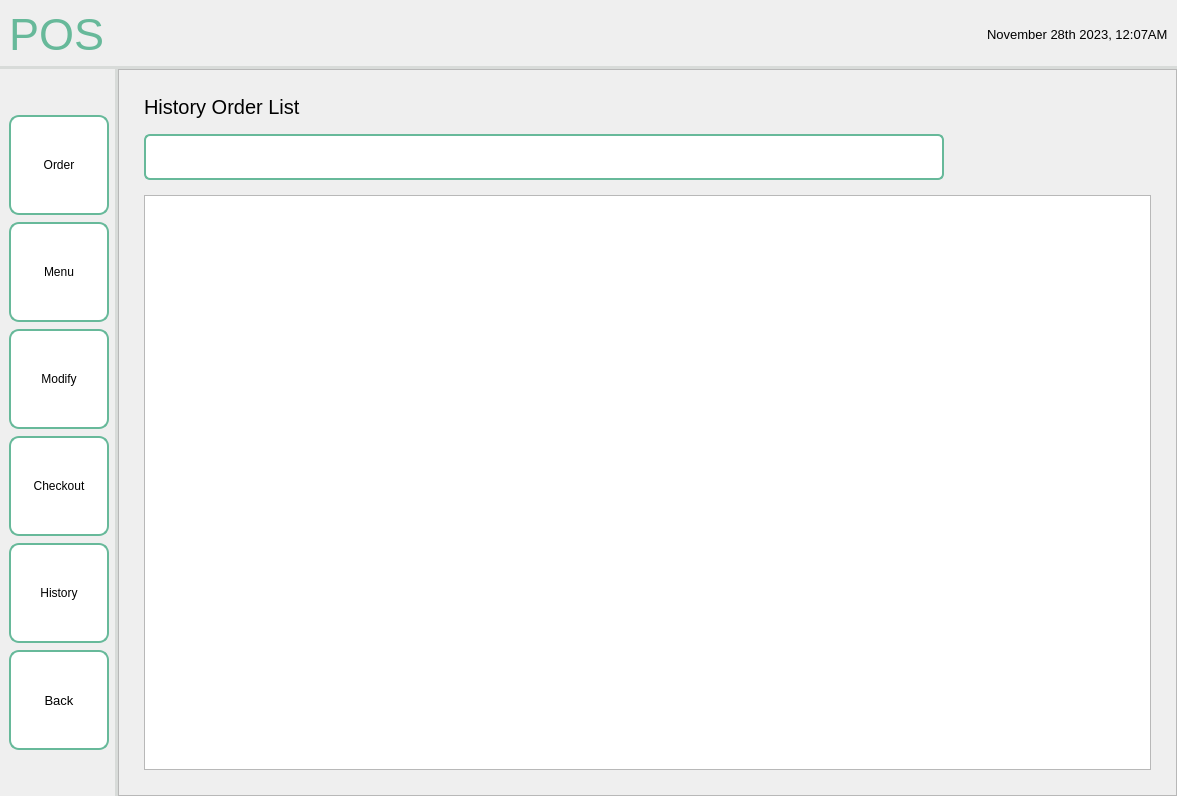
<?xml version="1.0" encoding="UTF-8"?>
<ui version="4.0">
 <class>MainWindow</class>
 <widget class="QMainWindow" name="MainWindow">
  <property name="geometry">
   <rect>
    <x>0</x>
    <y>0</y>
    <width>1177</width>
    <height>796</height>
   </rect>
  </property>
  <property name="windowTitle">
   <string>MainWindow</string>
  </property>
  <widget class="QWidget" name="centralwidget">
   <layout class="QHBoxLayout" name="horizontalLayout">
    <property name="leftMargin">
     <number>0</number>
    </property>
    <property name="topMargin">
     <number>0</number>
    </property>
    <property name="rightMargin">
     <number>0</number>
    </property>
    <property name="bottomMargin">
     <number>0</number>
    </property>
    <item>
     <widget class="QFrame" name="frame">
      <property name="sizePolicy">
       <sizepolicy hsizetype="Preferred" vsizetype="Preferred">
        <horstretch>0</horstretch>
        <verstretch>0</verstretch>
       </sizepolicy>
      </property>
      <property name="frameShape">
       <enum>QFrame::NoFrame</enum>
      </property>
      <property name="frameShadow">
       <enum>QFrame::Plain</enum>
      </property>
      <layout class="QGridLayout" name="gridLayout">
       <property name="leftMargin">
        <number>0</number>
       </property>
       <property name="topMargin">
        <number>0</number>
       </property>
       <property name="rightMargin">
        <number>0</number>
       </property>
       <property name="bottomMargin">
        <number>0</number>
       </property>
       <property name="spacing">
        <number>0</number>
       </property>
       <item row="1" column="0">
        <widget class="QWidget" name="navbar" native="true">
         <property name="sizePolicy">
          <sizepolicy hsizetype="Fixed" vsizetype="Preferred">
           <horstretch>0</horstretch>
           <verstretch>0</verstretch>
          </sizepolicy>
         </property>
         <property name="styleSheet">
          <string notr="true">QWidget {
    border-right: 3px solid #D8DBD9;
}
</string>
         </property>
         <layout class="QVBoxLayout" name="verticalLayout_2">
          <property name="spacing">
           <number>7</number>
          </property>
          <item>
           <spacer name="verticalSpacer">
            <property name="orientation">
             <enum>Qt::Vertical</enum>
            </property>
            <property name="sizeHint" stdset="0">
             <size>
              <width>20</width>
              <height>40</height>
             </size>
            </property>
           </spacer>
          </item>
          <item>
           <widget class="QPushButton" name="orderBTN">
            <property name="minimumSize">
             <size>
              <width>100</width>
              <height>100</height>
             </size>
            </property>
            <property name="maximumSize">
             <size>
              <width>100</width>
              <height>100</height>
             </size>
            </property>
            <property name="styleSheet">
             <string notr="true">QPushButton {
    background-color: white;
    border: 2px solid #67B99A;
    color: black;
    padding: 8px 16px;
    border-radius: 10px;
}

QPushButton:hover {
    border: 2px solid #4D926D;
}

QPushButton:pressed {
	background-color: #F0F0F0;
	border: 2px solid #265C42;
}</string>
            </property>
            <property name="text">
             <string>Order</string>
            </property>
           </widget>
          </item>
          <item>
           <widget class="QPushButton" name="menuBTN">
            <property name="minimumSize">
             <size>
              <width>100</width>
              <height>100</height>
             </size>
            </property>
            <property name="maximumSize">
             <size>
              <width>100</width>
              <height>100</height>
             </size>
            </property>
            <property name="styleSheet">
             <string notr="true">QPushButton {
    background-color: white;
    border: 2px solid #67B99A;
    color: black;
    padding: 8px 16px;
    border-radius: 10px;
}

QPushButton:hover {
    border: 2px solid #4D926D;
}

QPushButton:pressed {
	background-color: #F0F0F0;
	border: 2px solid #265C42;
}</string>
            </property>
            <property name="text">
             <string>Menu</string>
            </property>
           </widget>
          </item>
          <item>
           <widget class="QPushButton" name="modifyBTN">
            <property name="minimumSize">
             <size>
              <width>100</width>
              <height>100</height>
             </size>
            </property>
            <property name="maximumSize">
             <size>
              <width>100</width>
              <height>100</height>
             </size>
            </property>
            <property name="styleSheet">
             <string notr="true">QPushButton {
    background-color: white;
    border: 2px solid #67B99A;
    color: black;
    padding: 8px 16px;
    border-radius: 10px;
}

QPushButton:hover {
    border: 2px solid #4D926D;
}

QPushButton:pressed {
	background-color: #F0F0F0;
	border: 2px solid #265C42;
}</string>
            </property>
            <property name="text">
             <string>Modify</string>
            </property>
           </widget>
          </item>
          <item>
           <widget class="QPushButton" name="checkoutBTN">
            <property name="minimumSize">
             <size>
              <width>100</width>
              <height>100</height>
             </size>
            </property>
            <property name="maximumSize">
             <size>
              <width>100</width>
              <height>100</height>
             </size>
            </property>
            <property name="styleSheet">
             <string notr="true">QPushButton {
    background-color: white;
    border: 2px solid #67B99A;
    color: black;
    padding: 8px 16px;
    border-radius: 10px;
}

QPushButton:hover {
    border: 2px solid #4D926D;
}

QPushButton:pressed {
	background-color: #F0F0F0;
	border: 2px solid #265C42;
}</string>
            </property>
            <property name="text">
             <string>Checkout</string>
            </property>
           </widget>
          </item>
          <item>
           <widget class="QPushButton" name="historyBTN">
            <property name="minimumSize">
             <size>
              <width>100</width>
              <height>100</height>
             </size>
            </property>
            <property name="maximumSize">
             <size>
              <width>100</width>
              <height>100</height>
             </size>
            </property>
            <property name="styleSheet">
             <string notr="true">QPushButton {
    background-color: white;
    border: 2px solid #67B99A;
    color: black;
    padding: 8px 16px;
    border-radius: 10px;
}

QPushButton:hover {
    border: 2px solid #4D926D;
}

QPushButton:pressed {
	background-color: #F0F0F0;
	border: 2px solid #265C42;
}</string>
            </property>
            <property name="text">
             <string>History</string>
            </property>
           </widget>
          </item>
          <item>
           <widget class="QPushButton" name="backBTN">
            <property name="sizePolicy">
             <sizepolicy hsizetype="Fixed" vsizetype="Fixed">
              <horstretch>0</horstretch>
              <verstretch>0</verstretch>
             </sizepolicy>
            </property>
            <property name="minimumSize">
             <size>
              <width>100</width>
              <height>100</height>
             </size>
            </property>
            <property name="maximumSize">
             <size>
              <width>100</width>
              <height>100</height>
             </size>
            </property>
            <property name="font">
             <font>
              <pointsize>10</pointsize>
             </font>
            </property>
            <property name="styleSheet">
             <string notr="true">QPushButton {
    background-color: white;
    border: 2px solid #67B99A;
    color: black;
    padding: 8px 16px;
    border-radius: 10px;
}

QPushButton:hover {
    border: 2px solid #4D926D;
}

QPushButton:pressed {
	background-color: #F0F0F0;
	border: 2px solid #265C42;
}</string>
            </property>
            <property name="text">
             <string>Back</string>
            </property>
            <property name="icon">
             <iconset resource="../../../../assets/resourceFile.qrc">
              <normaloff>:/logos/Icons/entypo_back.png</normaloff>:/logos/Icons/entypo_back.png</iconset>
            </property>
            <property name="autoRepeat">
             <bool>false</bool>
            </property>
           </widget>
          </item>
          <item>
           <spacer name="verticalSpacer_3">
            <property name="orientation">
             <enum>Qt::Vertical</enum>
            </property>
            <property name="sizeHint" stdset="0">
             <size>
              <width>20</width>
              <height>40</height>
             </size>
            </property>
           </spacer>
          </item>
         </layout>
        </widget>
       </item>
       <item row="0" column="0" colspan="3">
        <widget class="QWidget" name="header" native="true">
         <property name="styleSheet">
          <string notr="true">QWidget {
    border-bottom: 3px solid #D8DBD9; 
}
</string>
         </property>
         <layout class="QHBoxLayout" name="horizontalLayout_2">
          <item>
           <widget class="QLabel" name="label">
            <property name="font">
             <font>
              <pointsize>-1</pointsize>
             </font>
            </property>
            <property name="layoutDirection">
             <enum>Qt::LeftToRight</enum>
            </property>
            <property name="styleSheet">
             <string notr="true">QLabel {
    color: #67B99A;
    font-size: 45px;
}</string>
            </property>
            <property name="text">
             <string>POS</string>
            </property>
            <property name="scaledContents">
             <bool>false</bool>
            </property>
           </widget>
          </item>
          <item>
           <spacer name="horizontalSpacer">
            <property name="orientation">
             <enum>Qt::Horizontal</enum>
            </property>
            <property name="sizeHint" stdset="0">
             <size>
              <width>40</width>
              <height>20</height>
             </size>
            </property>
           </spacer>
          </item>
          <item>
           <widget class="QLabel" name="date">
            <property name="font">
             <font>
              <pointsize>10</pointsize>
             </font>
            </property>
            <property name="styleSheet">
             <string notr="true">QLabel {
    color: black;
}</string>
            </property>
            <property name="text">
             <string>November 28th 2023, 12:07AM</string>
            </property>
           </widget>
          </item>
         </layout>
        </widget>
       </item>
       <item row="1" column="1" colspan="2">
        <widget class="QFrame" name="frame_3">
         <property name="frameShape">
          <enum>QFrame::StyledPanel</enum>
         </property>
         <property name="frameShadow">
          <enum>QFrame::Raised</enum>
         </property>
         <layout class="QHBoxLayout" name="horizontalLayout_5">
          <property name="leftMargin">
           <number>25</number>
          </property>
          <property name="topMargin">
           <number>25</number>
          </property>
          <property name="rightMargin">
           <number>25</number>
          </property>
          <property name="bottomMargin">
           <number>25</number>
          </property>
          <item>
           <widget class="QWidget" name="widget" native="true">
            <layout class="QHBoxLayout" name="horizontalLayout_4">
             <property name="spacing">
              <number>0</number>
             </property>
             <property name="leftMargin">
              <number>0</number>
             </property>
             <property name="topMargin">
              <number>0</number>
             </property>
             <property name="rightMargin">
              <number>0</number>
             </property>
             <property name="bottomMargin">
              <number>0</number>
             </property>
             <item>
              <layout class="QVBoxLayout" name="verticalLayout_3">
               <property name="spacing">
                <number>15</number>
               </property>
               <item>
                <layout class="QHBoxLayout" name="horizontalLayout_3">
                 <item>
                  <widget class="QLabel" name="orderLabel_2">
                   <property name="font">
                    <font>
                     <pointsize>15</pointsize>
                    </font>
                   </property>
                   <property name="text">
                    <string>History Order List</string>
                   </property>
                  </widget>
                 </item>
                 <item>
                  <spacer name="horizontalSpacer_9">
                   <property name="orientation">
                    <enum>Qt::Horizontal</enum>
                   </property>
                   <property name="sizeHint" stdset="0">
                    <size>
                     <width>918</width>
                     <height>20</height>
                    </size>
                   </property>
                  </spacer>
                 </item>
                </layout>
               </item>
               <item>
                <widget class="QLineEdit" name="searchFIELD">
                 <property name="sizePolicy">
                  <sizepolicy hsizetype="Fixed" vsizetype="Fixed">
                   <horstretch>0</horstretch>
                   <verstretch>0</verstretch>
                  </sizepolicy>
                 </property>
                 <property name="minimumSize">
                  <size>
                   <width>800</width>
                   <height>46</height>
                  </size>
                 </property>
                 <property name="maximumSize">
                  <size>
                   <width>800</width>
                   <height>46</height>
                  </size>
                 </property>
                 <property name="styleSheet">
                  <string notr="true">QLineEdit {
    padding: 5px;
    border: 2px solid #67B99A;
    border-radius: 6px;
    background-color: #FFFFFF;
    selection-background-color: darkgray;
}</string>
                 </property>
                </widget>
               </item>
               <item>
                <widget class="QTableWidget" name="tableWidget_2"/>
               </item>
              </layout>
             </item>
            </layout>
           </widget>
          </item>
         </layout>
        </widget>
       </item>
      </layout>
     </widget>
    </item>
   </layout>
  </widget>
 </widget>
 <resources>
  <include location="../../../../assets/resourceFile.qrc"/>
 </resources>
 <connections/>
</ui>
